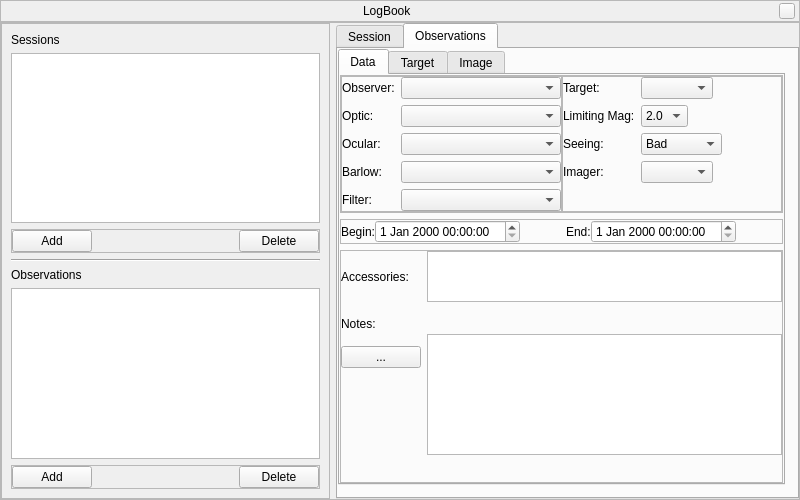
<?xml version="1.0" encoding="UTF-8"?>
<ui version="4.0">
 <class>LogBookDialogForm</class>
 <widget class="QWidget" name="LogBookDialogForm">
  <property name="geometry">
   <rect>
    <x>0</x>
    <y>0</y>
    <width>800</width>
    <height>500</height>
   </rect>
  </property>
  <property name="windowTitle">
   <string>Form</string>
  </property>
  <layout class="QVBoxLayout" name="verticalLayout_7">
   <property name="spacing">
    <number>0</number>
   </property>
   <property name="margin">
    <number>0</number>
   </property>
   <item>
    <widget class="BarFrame" name="LocationBar">
     <property name="sizePolicy">
      <sizepolicy hsizetype="Expanding" vsizetype="Fixed">
       <horstretch>0</horstretch>
       <verstretch>0</verstretch>
      </sizepolicy>
     </property>
     <property name="maximumSize">
      <size>
       <width>16777215</width>
       <height>25</height>
      </size>
     </property>
     <property name="frameShape">
      <enum>QFrame::StyledPanel</enum>
     </property>
     <property name="frameShadow">
      <enum>QFrame::Raised</enum>
     </property>
     <layout class="QHBoxLayout" name="horizontalLayout_7">
      <property name="spacing">
       <number>6</number>
      </property>
      <property name="leftMargin">
       <number>0</number>
      </property>
      <property name="topMargin">
       <number>0</number>
      </property>
      <property name="rightMargin">
       <number>4</number>
      </property>
      <property name="bottomMargin">
       <number>0</number>
      </property>
      <item>
       <spacer name="spacer_2">
        <property name="orientation">
         <enum>Qt::Horizontal</enum>
        </property>
        <property name="sizeHint" stdset="0">
         <size>
          <width>40</width>
          <height>20</height>
         </size>
        </property>
       </spacer>
      </item>
      <item>
       <widget class="QLabel" name="stelWindowTitle">
        <property name="text">
         <string>LogBook</string>
        </property>
       </widget>
      </item>
      <item>
       <spacer name="spacer">
        <property name="orientation">
         <enum>Qt::Horizontal</enum>
        </property>
        <property name="sizeHint" stdset="0">
         <size>
          <width>40</width>
          <height>20</height>
         </size>
        </property>
       </spacer>
      </item>
      <item>
       <widget class="QPushButton" name="closeStelWindow">
        <property name="minimumSize">
         <size>
          <width>16</width>
          <height>16</height>
         </size>
        </property>
        <property name="maximumSize">
         <size>
          <width>16</width>
          <height>16</height>
         </size>
        </property>
        <property name="focusPolicy">
         <enum>Qt::NoFocus</enum>
        </property>
        <property name="text">
         <string/>
        </property>
       </widget>
      </item>
     </layout>
    </widget>
   </item>
   <item>
    <widget class="QFrame" name="frame">
     <property name="frameShape">
      <enum>QFrame::StyledPanel</enum>
     </property>
     <property name="frameShadow">
      <enum>QFrame::Raised</enum>
     </property>
     <layout class="QHBoxLayout" name="horizontalLayout">
      <property name="margin">
       <number>0</number>
      </property>
      <item>
       <widget class="QFrame" name="frame_2">
        <property name="maximumSize">
         <size>
          <width>350</width>
          <height>16777215</height>
         </size>
        </property>
        <property name="frameShape">
         <enum>QFrame::StyledPanel</enum>
        </property>
        <property name="frameShadow">
         <enum>QFrame::Raised</enum>
        </property>
        <layout class="QVBoxLayout" name="verticalLayout">
         <item>
          <widget class="QLabel" name="label">
           <property name="text">
            <string>Sessions</string>
           </property>
          </widget>
         </item>
         <item>
          <widget class="QListView" name="sessionsListView"/>
         </item>
         <item>
          <widget class="QFrame" name="frame_13">
           <property name="frameShape">
            <enum>QFrame::StyledPanel</enum>
           </property>
           <property name="frameShadow">
            <enum>QFrame::Raised</enum>
           </property>
           <layout class="QHBoxLayout" name="horizontalLayout_5">
            <property name="margin">
             <number>0</number>
            </property>
            <item>
             <widget class="QPushButton" name="addSessionPushButton">
              <property name="text">
               <string>Add</string>
              </property>
             </widget>
            </item>
            <item>
             <spacer name="horizontalSpacer_5">
              <property name="orientation">
               <enum>Qt::Horizontal</enum>
              </property>
              <property name="sizeHint" stdset="0">
               <size>
                <width>47</width>
                <height>20</height>
               </size>
              </property>
             </spacer>
            </item>
            <item>
             <widget class="QPushButton" name="deleteSessionPushButton">
              <property name="text">
               <string>Delete</string>
              </property>
             </widget>
            </item>
           </layout>
          </widget>
         </item>
         <item>
          <widget class="Line" name="line">
           <property name="orientation">
            <enum>Qt::Horizontal</enum>
           </property>
          </widget>
         </item>
         <item>
          <widget class="QLabel" name="label_2">
           <property name="text">
            <string>Observations</string>
           </property>
          </widget>
         </item>
         <item>
          <widget class="QListView" name="observationsListView"/>
         </item>
         <item>
          <widget class="QFrame" name="frame_14">
           <property name="frameShape">
            <enum>QFrame::StyledPanel</enum>
           </property>
           <property name="frameShadow">
            <enum>QFrame::Raised</enum>
           </property>
           <layout class="QHBoxLayout" name="horizontalLayout_6">
            <property name="margin">
             <number>0</number>
            </property>
            <item>
             <widget class="QPushButton" name="addObservationPushButton">
              <property name="text">
               <string>Add</string>
              </property>
             </widget>
            </item>
            <item>
             <spacer name="horizontalSpacer_6">
              <property name="orientation">
               <enum>Qt::Horizontal</enum>
              </property>
              <property name="sizeHint" stdset="0">
               <size>
                <width>52</width>
                <height>12</height>
               </size>
              </property>
             </spacer>
            </item>
            <item>
             <widget class="QPushButton" name="deleteObservationPushButton">
              <property name="text">
               <string>Delete</string>
              </property>
             </widget>
            </item>
           </layout>
          </widget>
         </item>
        </layout>
       </widget>
      </item>
      <item>
       <widget class="QTabWidget" name="tabWidget">
        <property name="currentIndex">
         <number>1</number>
        </property>
        <widget class="QWidget" name="session">
         <attribute name="title">
          <string>Session</string>
         </attribute>
         <layout class="QGridLayout" name="gridLayout">
          <property name="leftMargin">
           <number>0</number>
          </property>
          <property name="topMargin">
           <number>0</number>
          </property>
          <property name="rightMargin">
           <number>12</number>
          </property>
          <property name="bottomMargin">
           <number>12</number>
          </property>
          <item row="0" column="0">
           <widget class="QFrame" name="frame_3">
            <property name="frameShape">
             <enum>QFrame::StyledPanel</enum>
            </property>
            <property name="frameShadow">
             <enum>QFrame::Raised</enum>
            </property>
            <layout class="QVBoxLayout" name="verticalLayout_4">
             <property name="spacing">
              <number>-1</number>
             </property>
             <property name="margin">
              <number>0</number>
             </property>
             <item>
              <widget class="QFrame" name="frame_5">
               <property name="frameShape">
                <enum>QFrame::StyledPanel</enum>
               </property>
               <property name="frameShadow">
                <enum>QFrame::Raised</enum>
               </property>
               <layout class="QGridLayout" name="gridLayout_2">
                <property name="margin">
                 <number>0</number>
                </property>
                <item row="0" column="0">
                 <widget class="QLabel" name="label_3">
                  <property name="text">
                   <string>Begin:</string>
                  </property>
                 </widget>
                </item>
                <item row="0" column="1">
                 <widget class="QDateTimeEdit" name="beginSessionDateTimeEdit"/>
                </item>
                <item row="0" column="3">
                 <widget class="QLabel" name="label_4">
                  <property name="text">
                   <string>End:</string>
                  </property>
                 </widget>
                </item>
                <item row="0" column="4" colspan="2">
                 <widget class="QDateTimeEdit" name="endSessionDateTimeEdit"/>
                </item>
                <item row="1" column="0">
                 <widget class="QLabel" name="label_5">
                  <property name="text">
                   <string>Site:</string>
                  </property>
                 </widget>
                </item>
                <item row="1" column="1">
                 <widget class="QComboBox" name="siteComboBox"/>
                </item>
                <item row="1" column="3">
                 <widget class="QLabel" name="label_6">
                  <property name="text">
                   <string>Observer:</string>
                  </property>
                 </widget>
                </item>
                <item row="1" column="4" colspan="2">
                 <widget class="QComboBox" name="sessionObserverComboBox"/>
                </item>
                <item row="0" column="2">
                 <spacer name="horizontalSpacer">
                  <property name="orientation">
                   <enum>Qt::Horizontal</enum>
                  </property>
                  <property name="sizeHint" stdset="0">
                   <size>
                    <width>40</width>
                    <height>20</height>
                   </size>
                  </property>
                 </spacer>
                </item>
                <item row="1" column="2">
                 <spacer name="horizontalSpacer_2">
                  <property name="orientation">
                   <enum>Qt::Horizontal</enum>
                  </property>
                  <property name="sizeHint" stdset="0">
                   <size>
                    <width>40</width>
                    <height>20</height>
                   </size>
                  </property>
                 </spacer>
                </item>
               </layout>
              </widget>
             </item>
             <item>
              <widget class="QFrame" name="frame_4">
               <property name="sizePolicy">
                <sizepolicy hsizetype="Expanding" vsizetype="Preferred">
                 <horstretch>0</horstretch>
                 <verstretch>0</verstretch>
                </sizepolicy>
               </property>
               <property name="frameShape">
                <enum>QFrame::StyledPanel</enum>
               </property>
               <property name="frameShadow">
                <enum>QFrame::Raised</enum>
               </property>
               <layout class="QVBoxLayout" name="verticalLayout_3">
                <property name="margin">
                 <number>0</number>
                </property>
                <item>
                 <widget class="QLabel" name="label_7">
                  <property name="text">
                   <string>Weather:</string>
                  </property>
                 </widget>
                </item>
                <item>
                 <widget class="LogBookTextEdit" name="weatherTextEdit">
                  <property name="sizePolicy">
                   <sizepolicy hsizetype="Expanding" vsizetype="Preferred">
                    <horstretch>0</horstretch>
                    <verstretch>0</verstretch>
                   </sizepolicy>
                  </property>
                  <property name="minimumSize">
                   <size>
                    <width>0</width>
                    <height>0</height>
                   </size>
                  </property>
                  <property name="maximumSize">
                   <size>
                    <width>16777215</width>
                    <height>50</height>
                   </size>
                  </property>
                 </widget>
                </item>
               </layout>
              </widget>
             </item>
             <item>
              <widget class="QFrame" name="frame_6">
               <property name="frameShape">
                <enum>QFrame::StyledPanel</enum>
               </property>
               <property name="frameShadow">
                <enum>QFrame::Raised</enum>
               </property>
               <layout class="QVBoxLayout" name="verticalLayout_2">
                <property name="margin">
                 <number>0</number>
                </property>
                <item>
                 <widget class="QLabel" name="label_8">
                  <property name="text">
                   <string>Comments:</string>
                  </property>
                 </widget>
                </item>
                <item>
                 <widget class="LogBookTextEdit" name="sessionNotesTextEdit"/>
                </item>
               </layout>
              </widget>
             </item>
            </layout>
            <zorder>frame_6</zorder>
            <zorder>frame_4</zorder>
            <zorder>frame_5</zorder>
           </widget>
          </item>
         </layout>
        </widget>
        <widget class="QWidget" name="observations">
         <attribute name="title">
          <string>Observations</string>
         </attribute>
         <layout class="QGridLayout" name="gridLayout_3">
          <property name="leftMargin">
           <number>0</number>
          </property>
          <property name="topMargin">
           <number>0</number>
          </property>
          <property name="rightMargin">
           <number>12</number>
          </property>
          <property name="bottomMargin">
           <number>12</number>
          </property>
          <property name="spacing">
           <number>0</number>
          </property>
          <item row="0" column="0">
           <widget class="QTabWidget" name="observationTabWidget">
            <property name="currentIndex">
             <number>0</number>
            </property>
            <widget class="QWidget" name="data">
             <attribute name="title">
              <string>Data</string>
             </attribute>
             <layout class="QVBoxLayout" name="verticalLayout_5">
              <property name="spacing">
               <number>-1</number>
              </property>
              <property name="margin">
               <number>0</number>
              </property>
              <item>
               <widget class="QFrame" name="frame_9">
                <property name="frameShape">
                 <enum>QFrame::StyledPanel</enum>
                </property>
                <property name="frameShadow">
                 <enum>QFrame::Raised</enum>
                </property>
                <layout class="QHBoxLayout" name="horizontalLayout_3">
                 <property name="spacing">
                  <number>0</number>
                 </property>
                 <property name="margin">
                  <number>0</number>
                 </property>
                 <item>
                  <widget class="QFrame" name="frame_7">
                   <property name="frameShape">
                    <enum>QFrame::StyledPanel</enum>
                   </property>
                   <property name="frameShadow">
                    <enum>QFrame::Raised</enum>
                   </property>
                   <layout class="QFormLayout" name="formLayout_2">
                    <property name="margin">
                     <number>0</number>
                    </property>
                    <item row="0" column="0">
                     <widget class="QLabel" name="label_9">
                      <property name="text">
                       <string>Observer:</string>
                      </property>
                     </widget>
                    </item>
                    <item row="0" column="1">
                     <widget class="QComboBox" name="observationObserverComboBox"/>
                    </item>
                    <item row="1" column="0">
                     <widget class="QLabel" name="label_16">
                      <property name="text">
                       <string>Optic:</string>
                      </property>
                     </widget>
                    </item>
                    <item row="1" column="1">
                     <widget class="QComboBox" name="opticComboBox"/>
                    </item>
                    <item row="2" column="0">
                     <widget class="QLabel" name="label_17">
                      <property name="text">
                       <string>Ocular:</string>
                      </property>
                     </widget>
                    </item>
                    <item row="2" column="1">
                     <widget class="QComboBox" name="ocularComboBox"/>
                    </item>
                    <item row="3" column="0">
                     <widget class="QLabel" name="label_18">
                      <property name="text">
                       <string>Barlow:</string>
                      </property>
                     </widget>
                    </item>
                    <item row="3" column="1">
                     <widget class="QComboBox" name="barlowComboBox"/>
                    </item>
                    <item row="4" column="0">
                     <widget class="QLabel" name="label_19">
                      <property name="text">
                       <string>Filter:</string>
                      </property>
                     </widget>
                    </item>
                    <item row="4" column="1">
                     <widget class="QComboBox" name="filterComboBox"/>
                    </item>
                   </layout>
                  </widget>
                 </item>
                 <item>
                  <widget class="QFrame" name="frame_8">
                   <property name="frameShape">
                    <enum>QFrame::StyledPanel</enum>
                   </property>
                   <property name="frameShadow">
                    <enum>QFrame::Raised</enum>
                   </property>
                   <layout class="QFormLayout" name="formLayout_3">
                    <property name="fieldGrowthPolicy">
                     <enum>QFormLayout::FieldsStayAtSizeHint</enum>
                    </property>
                    <property name="margin">
                     <number>0</number>
                    </property>
                    <item row="0" column="0">
                     <widget class="QLabel" name="label_23">
                      <property name="text">
                       <string>Target:</string>
                      </property>
                     </widget>
                    </item>
                    <item row="0" column="1">
                     <widget class="QComboBox" name="targetComboBox"/>
                    </item>
                    <item row="1" column="0">
                     <widget class="QLabel" name="label_25">
                      <property name="text">
                       <string>Limiting Mag:</string>
                      </property>
                     </widget>
                    </item>
                    <item row="1" column="1">
                     <widget class="QComboBox" name="limitingMagComboBox">
                      <item>
                       <property name="text">
                        <string>2.0</string>
                       </property>
                      </item>
                      <item>
                       <property name="text">
                        <string>2.5</string>
                       </property>
                      </item>
                      <item>
                       <property name="text">
                        <string>3.0</string>
                       </property>
                      </item>
                      <item>
                       <property name="text">
                        <string>3.5</string>
                       </property>
                      </item>
                      <item>
                       <property name="text">
                        <string>4.0</string>
                       </property>
                      </item>
                      <item>
                       <property name="text">
                        <string>4.5</string>
                       </property>
                      </item>
                      <item>
                       <property name="text">
                        <string>5.0</string>
                       </property>
                      </item>
                      <item>
                       <property name="text">
                        <string>5.5</string>
                       </property>
                      </item>
                      <item>
                       <property name="text">
                        <string>6.0</string>
                       </property>
                      </item>
                      <item>
                       <property name="text">
                        <string>6.5</string>
                       </property>
                      </item>
                      <item>
                       <property name="text">
                        <string>7.0</string>
                       </property>
                      </item>
                      <item>
                       <property name="text">
                        <string>7.5</string>
                       </property>
                      </item>
                      <item>
                       <property name="text">
                        <string>8.0</string>
                       </property>
                      </item>
                     </widget>
                    </item>
                    <item row="2" column="0">
                     <widget class="QLabel" name="label_26">
                      <property name="text">
                       <string>Seeing:</string>
                      </property>
                     </widget>
                    </item>
                    <item row="2" column="1">
                     <widget class="QComboBox" name="seeingComboBox">
                      <item>
                       <property name="text">
                        <string>Bad</string>
                       </property>
                      </item>
                      <item>
                       <property name="text">
                        <string>Poor</string>
                       </property>
                      </item>
                      <item>
                       <property name="text">
                        <string>Average</string>
                       </property>
                      </item>
                      <item>
                       <property name="text">
                        <string>Good</string>
                       </property>
                      </item>
                      <item>
                       <property name="text">
                        <string>Excellent</string>
                       </property>
                      </item>
                     </widget>
                    </item>
                    <item row="3" column="0">
                     <widget class="QLabel" name="label_27">
                      <property name="text">
                       <string>Imager:</string>
                      </property>
                     </widget>
                    </item>
                    <item row="3" column="1">
                     <widget class="QComboBox" name="imagerComboBox"/>
                    </item>
                   </layout>
                  </widget>
                 </item>
                </layout>
               </widget>
              </item>
              <item>
               <widget class="QFrame" name="frame_10">
                <property name="maximumSize">
                 <size>
                  <width>16777215</width>
                  <height>31</height>
                 </size>
                </property>
                <property name="frameShape">
                 <enum>QFrame::StyledPanel</enum>
                </property>
                <property name="frameShadow">
                 <enum>QFrame::Raised</enum>
                </property>
                <layout class="QHBoxLayout" name="horizontalLayout_2">
                 <property name="spacing">
                  <number>0</number>
                 </property>
                 <property name="margin">
                  <number>0</number>
                 </property>
                 <item>
                  <widget class="QLabel" name="label_11">
                   <property name="text">
                    <string>Begin:</string>
                   </property>
                  </widget>
                 </item>
                 <item>
                  <widget class="QDateTimeEdit" name="observationBeginDateTimeEdit"/>
                 </item>
                 <item>
                  <spacer name="horizontalSpacer_3">
                   <property name="orientation">
                    <enum>Qt::Horizontal</enum>
                   </property>
                   <property name="sizeHint" stdset="0">
                    <size>
                     <width>46</width>
                     <height>20</height>
                    </size>
                   </property>
                  </spacer>
                 </item>
                 <item>
                  <widget class="QLabel" name="label_12">
                   <property name="text">
                    <string>End:</string>
                   </property>
                  </widget>
                 </item>
                 <item>
                  <widget class="QDateTimeEdit" name="observationEndDateTimeEdit"/>
                 </item>
                 <item>
                  <spacer name="horizontalSpacer_4">
                   <property name="orientation">
                    <enum>Qt::Horizontal</enum>
                   </property>
                   <property name="sizeHint" stdset="0">
                    <size>
                     <width>46</width>
                     <height>20</height>
                    </size>
                   </property>
                  </spacer>
                 </item>
                </layout>
               </widget>
              </item>
              <item>
               <widget class="QFrame" name="frame_11">
                <property name="frameShape">
                 <enum>QFrame::StyledPanel</enum>
                </property>
                <property name="frameShadow">
                 <enum>QFrame::Raised</enum>
                </property>
                <layout class="QGridLayout" name="gridLayout_4">
                 <property name="margin">
                  <number>0</number>
                 </property>
                 <item row="0" column="0">
                  <widget class="QLabel" name="label_21">
                   <property name="text">
                    <string>Accessories:</string>
                   </property>
                  </widget>
                 </item>
                 <item row="0" column="1">
                  <widget class="LogBookTextEdit" name="accessoriesTextEdit">
                   <property name="maximumSize">
                    <size>
                     <width>16777215</width>
                     <height>51</height>
                    </size>
                   </property>
                  </widget>
                 </item>
                 <item row="1" column="0">
                  <widget class="QLabel" name="label_22">
                   <property name="text">
                    <string>Notes:</string>
                   </property>
                  </widget>
                 </item>
                 <item row="1" column="1" rowspan="5">
                  <widget class="LogBookTextEdit" name="observationNotesTextEdit">
                   <property name="maximumSize">
                    <size>
                     <width>16777215</width>
                     <height>121</height>
                    </size>
                   </property>
                  </widget>
                 </item>
                 <item row="2" column="0">
                  <widget class="QPushButton" name="observationNotesLargePushButton">
                   <property name="text">
                    <string>...</string>
                   </property>
                  </widget>
                 </item>
                </layout>
               </widget>
              </item>
             </layout>
            </widget>
            <widget class="QWidget" name="target">
             <attribute name="title">
              <string>Target</string>
             </attribute>
             <layout class="QGridLayout" name="gridLayout_5">
              <property name="margin">
               <number>0</number>
              </property>
              <item row="0" column="0">
               <widget class="QStackedWidget" name="targetDataStackedWidget">
                <widget class="QWidget" name="page"/>
                <widget class="QWidget" name="page_2"/>
               </widget>
              </item>
             </layout>
            </widget>
            <widget class="QWidget" name="image">
             <attribute name="title">
              <string>Image</string>
             </attribute>
             <layout class="QVBoxLayout" name="verticalLayout_6">
              <property name="margin">
               <number>0</number>
              </property>
              <item>
               <widget class="QLabel" name="targetImageLabel">
                <property name="sizePolicy">
                 <sizepolicy hsizetype="Expanding" vsizetype="Expanding">
                  <horstretch>0</horstretch>
                  <verstretch>0</verstretch>
                 </sizepolicy>
                </property>
                <property name="text">
                 <string>TextLabel</string>
                </property>
               </widget>
              </item>
              <item>
               <widget class="QFrame" name="frame_12">
                <property name="frameShape">
                 <enum>QFrame::StyledPanel</enum>
                </property>
                <property name="frameShadow">
                 <enum>QFrame::Raised</enum>
                </property>
                <layout class="QHBoxLayout" name="horizontalLayout_4">
                 <property name="margin">
                  <number>0</number>
                 </property>
                 <item>
                  <widget class="QPushButton" name="selectImagePushButton">
                   <property name="text">
                    <string>Select Image</string>
                   </property>
                  </widget>
                 </item>
                 <item>
                  <widget class="QLabel" name="imagePathLabel">
                   <property name="sizePolicy">
                    <sizepolicy hsizetype="Expanding" vsizetype="Preferred">
                     <horstretch>0</horstretch>
                     <verstretch>0</verstretch>
                    </sizepolicy>
                   </property>
                   <property name="text">
                    <string>TextLabel</string>
                   </property>
                  </widget>
                 </item>
                </layout>
               </widget>
              </item>
             </layout>
            </widget>
           </widget>
          </item>
         </layout>
        </widget>
       </widget>
      </item>
     </layout>
    </widget>
   </item>
  </layout>
 </widget>
 <customwidgets>
  <customwidget>
   <class>BarFrame</class>
   <extends>QFrame</extends>
   <header>Dialog.hpp</header>
   <container>1</container>
  </customwidget>
  <customwidget>
   <class>LogBookTextEdit</class>
   <extends>QTextEdit</extends>
   <header>LogBookTextEdit.hpp</header>
  </customwidget>
 </customwidgets>
 <resources/>
 <connections/>
</ui>
